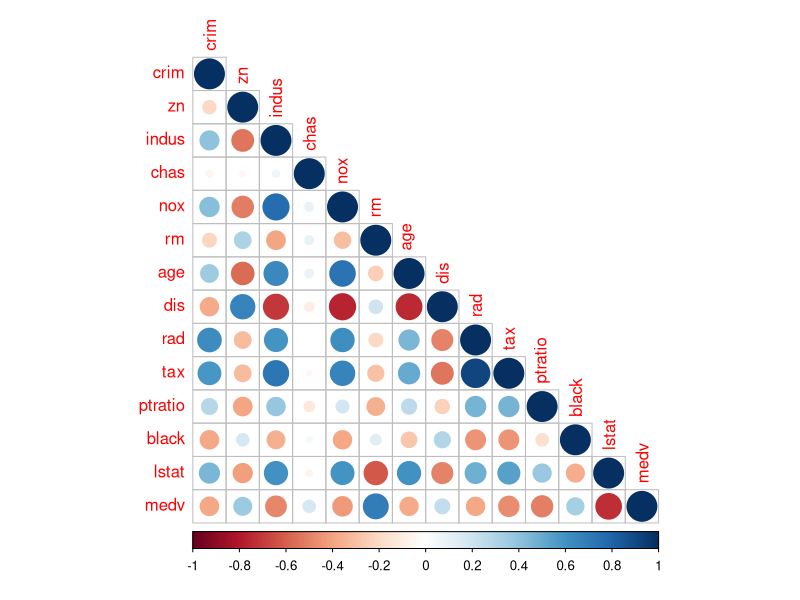
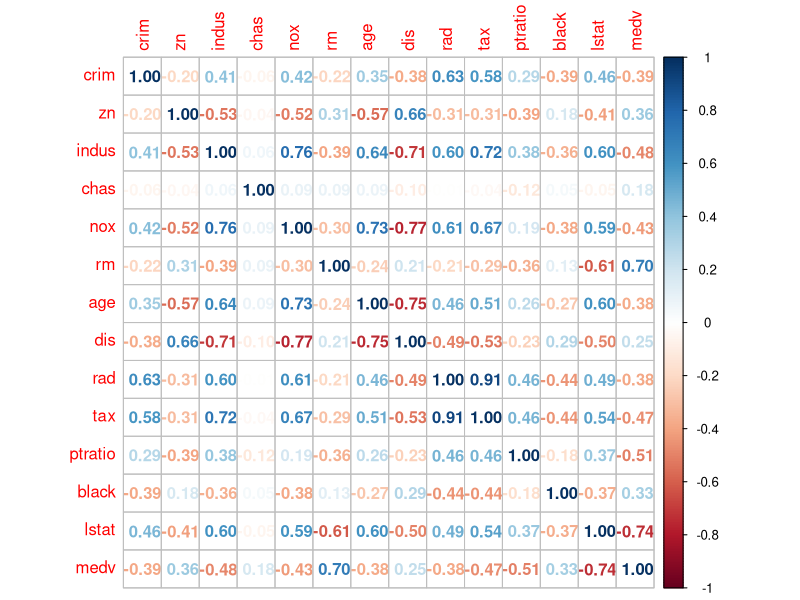
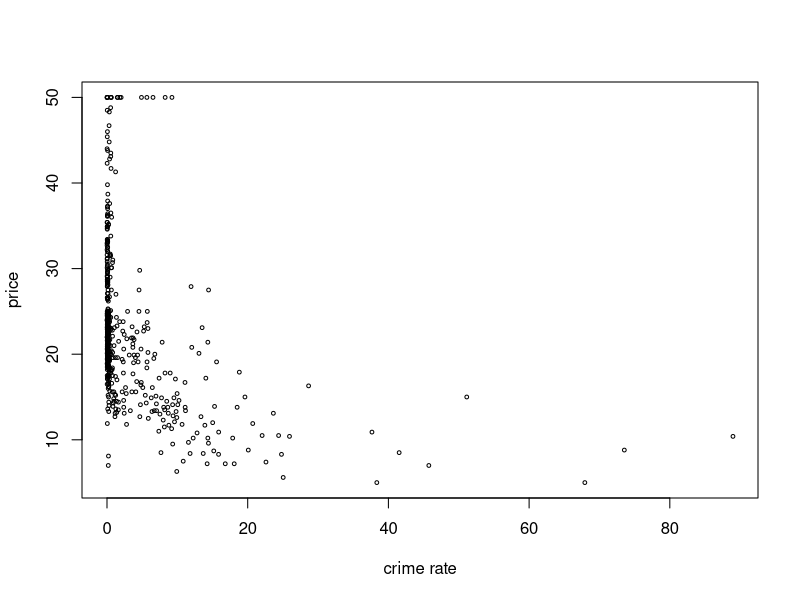
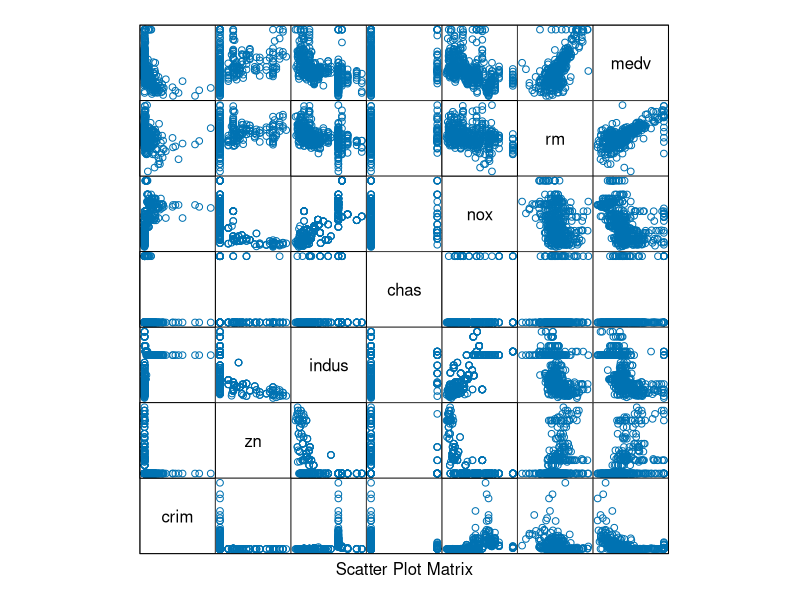
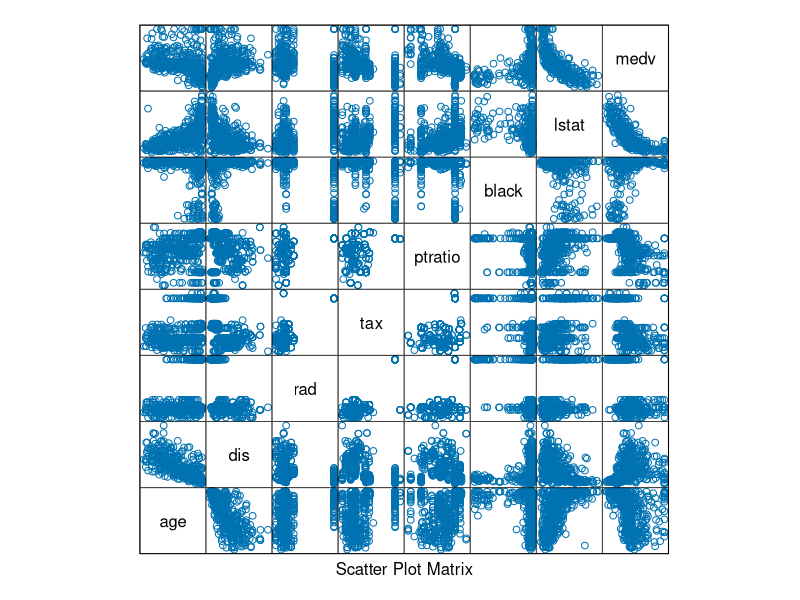
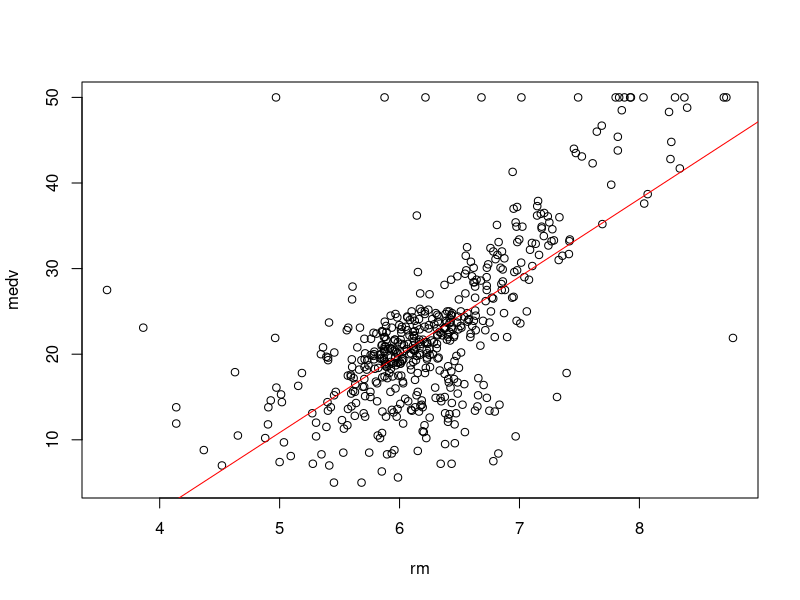
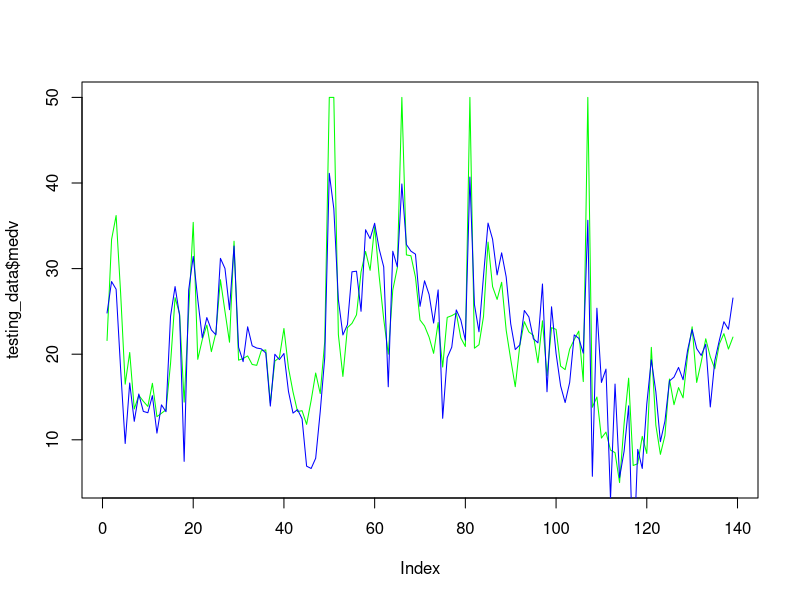

Here is the R script that generated these plots, in order: (Note: this script raises an error after producing the figures.)
#### LINEAR REGRESSION ####

#What is Machine learning? 
      #This is a type of artificial intelligence (AI) that provides 
      #computers with the ability to learn without being explicitly programmed

#What is Regression?
      #Regression analysis is a predictive modelling technique
      # it estimates the relationship between a dependent (Target) and an Independent variable (Predictor)

#There are different types of regression:
# 1. linear regression: when there's a linear relationship between the dependent and independent variable
# 2. logistic regression: when the dependent variable is binary (0/1, true/false, yes/no) in nature
# 3. polynomial regression: when the power of the independent variable is more than 1

# NB: The linear regression model assumes a linear relationship between the input variable and the outcome variable 

#CASE STUDY (Housing data of Boston)----

#Load the dataset and required library
library(MASS)
data("Boston")
?Boston                      #for description of the data


#we will divide our entire dataset into 2 subsets----
#1. Training dataset = to train the model
#2. Testing dataset = to validate and make predictions

set.seed(2)             #helps split the data into 2
library(caTools)        #sample.split function is present in this package

split <- sample.split(Boston$medv, SplitRatio = 0.7)
split                  #we divide the data with the ratio 0.7 (such that 70% will be for training set and 30% for testing set)

training_data <- subset(Boston, split== 'TRUE')
testing_data <- subset(Boston, split== 'FALSE')

#Exploratory analysis ----

#when we have various variables, correlation is an important factor to check the dependencies within themselves
#correlation analysis gives us insight, between mutual relationship among variables

cr <- cor(Boston)       #This gives us the correlation values
library(corrplot)
corrplot(cr, type = 'lower')
corrplot(cr, method= 'number')

#To view the correlation of variables
plot(Boston$crim, Boston$medv, cex = 0.5, xlab = "crime rate", ylab = 'price')

#creating scatter plot matrix
attach(Boston)
library(lattice)
splom(~ Boston[c(1:6,14)], groups = NULL, data = Boston, axis.line.tck = 0, axis.text.alpha = 0)
splom(~ Boston[c(7:14)], groups = NULL, data = Boston, axis.line.tck = 0, axis.text.alpha = 0)


#studying rm and medv
plot(rm, medv)
abline(lm(medv~rm), col = 'red')        #attach regression fit line to the plot


#Variance Inflation factor ----
#VIF measures the increase in variance of an estimated regression coefficient due to multicollinearity

library(car)
model <- lm(medv ~ ., data = training_data)
vif(model)



#Optimize model----
#Here we will be excluding the variable Indus and age 

model <- lm(medv ~ . -age -indus, data = training_data)
summary(model)

#Now lets predict using the model ----

predic <- predict(model, testing_data)
predic

#to compare predicted values and actual values, we can use plots
plot(testing_data$medv, type = 'l', lty =1.8, col= 'green')
lines(predic, type = 'l', col='blue')

#Now we can use this model to predict the output of sample dataset
predic2 <- predict(model, sample_data)
predic
